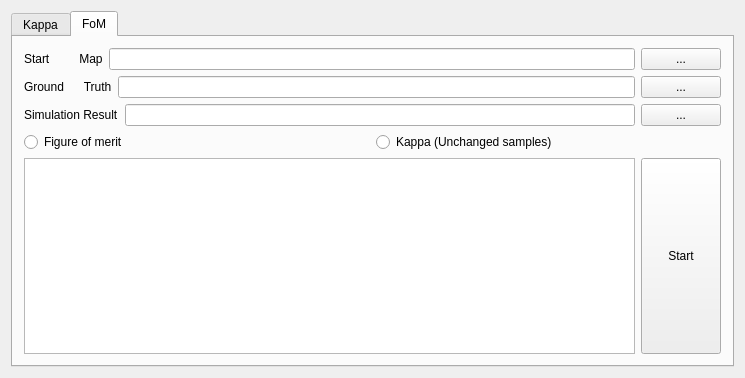
<?xml version="1.0" encoding="UTF-8"?>
<ui version="4.0">
 <class>KappaCalculate</class>
 <widget class="QWidget" name="KappaCalculate">
  <property name="geometry">
   <rect>
    <x>0</x>
    <y>0</y>
    <width>745</width>
    <height>378</height>
   </rect>
  </property>
  <property name="windowTitle">
   <string>KappaCalculate</string>
  </property>
  <layout class="QVBoxLayout" name="verticalLayout_3">
   <item>
    <widget class="QTabWidget" name="tabWidget">
     <property name="currentIndex">
      <number>1</number>
     </property>
     <widget class="QWidget" name="tab1">
      <attribute name="title">
       <string>Kappa</string>
      </attribute>
      <layout class="QVBoxLayout" name="verticalLayout_2">
       <item>
        <layout class="QHBoxLayout" name="horizontalLayout">
         <item>
          <widget class="QLabel" name="ground_turth_label">
           <property name="text">
            <string>Ground      Truth</string>
           </property>
          </widget>
         </item>
         <item>
          <widget class="QLineEdit" name="input_path_truth"/>
         </item>
         <item>
          <widget class="QPushButton" name="InputTurthBtn">
           <property name="text">
            <string>...</string>
           </property>
          </widget>
         </item>
        </layout>
       </item>
       <item>
        <layout class="QHBoxLayout" name="horizontalLayout_2">
         <item>
          <widget class="QLabel" name="label">
           <property name="text">
            <string>Simulation Result</string>
           </property>
          </widget>
         </item>
         <item>
          <widget class="QLineEdit" name="input_path_compared"/>
         </item>
         <item>
          <widget class="QPushButton" name="InputCompBtn">
           <property name="text">
            <string>...</string>
           </property>
          </widget>
         </item>
        </layout>
       </item>
       <item>
        <layout class="QHBoxLayout" name="horizontalLayout_5">
         <item>
          <layout class="QVBoxLayout" name="verticalLayout">
           <item>
            <layout class="QHBoxLayout" name="horizontalLayout_3">
             <item>
              <widget class="QRadioButton" name="radioButton_samplingRate">
               <property name="text">
                <string>Random Sampling</string>
               </property>
              </widget>
             </item>
             <item>
              <widget class="QRadioButton" name="radioButton_samplingAmount">
               <property name="text">
                <string>Unifom Sampling</string>
               </property>
              </widget>
             </item>
            </layout>
           </item>
           <item>
            <layout class="QHBoxLayout" name="horizontalLayout_4">
             <item>
              <widget class="QLabel" name="label_2">
               <property name="text">
                <string>Sampling rate for total valid pixels:</string>
               </property>
              </widget>
             </item>
             <item>
              <widget class="QSpinBox" name="spinBox_samplingRate"/>
             </item>
             <item>
              <spacer name="horizontalSpacer">
               <property name="orientation">
                <enum>Qt::Horizontal</enum>
               </property>
               <property name="sizeHint" stdset="0">
                <size>
                 <width>40</width>
                 <height>20</height>
                </size>
               </property>
              </spacer>
             </item>
             <item>
              <widget class="QLabel" name="label_3">
               <property name="text">
                <string>Numbers of sampling for each land use type:</string>
               </property>
              </widget>
             </item>
             <item>
              <widget class="QLineEdit" name="lineEdit_samplingAmout"/>
             </item>
            </layout>
           </item>
          </layout>
         </item>
         <item>
          <widget class="QPushButton" name="startBtn">
           <property name="minimumSize">
            <size>
             <width>0</width>
             <height>51</height>
            </size>
           </property>
           <property name="maximumSize">
            <size>
             <width>75</width>
             <height>51</height>
            </size>
           </property>
           <property name="text">
            <string>Start</string>
           </property>
          </widget>
         </item>
        </layout>
       </item>
       <item>
        <widget class="QTextEdit" name="textAccuracy"/>
       </item>
      </layout>
     </widget>
     <widget class="QWidget" name="tab2">
      <attribute name="title">
       <string>FoM</string>
      </attribute>
      <layout class="QVBoxLayout" name="verticalLayout_4">
       <item>
        <layout class="QHBoxLayout" name="horizontalLayout_8">
         <item>
          <widget class="QLabel" name="label_baseyear_FoM">
           <property name="text">
            <string>Start         Map</string>
           </property>
          </widget>
         </item>
         <item>
          <widget class="QLineEdit" name="input_path_baseyear"/>
         </item>
         <item>
          <widget class="QPushButton" name="InputBaseyearBtn_FoM">
           <property name="text">
            <string>...</string>
           </property>
          </widget>
         </item>
        </layout>
       </item>
       <item>
        <layout class="QHBoxLayout" name="horizontalLayout_6">
         <item>
          <widget class="QLabel" name="ground_turth_label_FoM">
           <property name="text">
            <string>Ground      Truth</string>
           </property>
          </widget>
         </item>
         <item>
          <widget class="QLineEdit" name="input_path_truth_2"/>
         </item>
         <item>
          <widget class="QPushButton" name="InputTurthBtn_FoM">
           <property name="text">
            <string>...</string>
           </property>
          </widget>
         </item>
        </layout>
       </item>
       <item>
        <layout class="QHBoxLayout" name="horizontalLayout_7">
         <item>
          <widget class="QLabel" name="label_endyear_FoM">
           <property name="text">
            <string>Simulation Result</string>
           </property>
          </widget>
         </item>
         <item>
          <widget class="QLineEdit" name="input_path_compared_2"/>
         </item>
         <item>
          <widget class="QPushButton" name="InputCompBtn_FoM">
           <property name="text">
            <string>...</string>
           </property>
          </widget>
         </item>
        </layout>
       </item>
       <item>
        <layout class="QHBoxLayout" name="horizontalLayout_10">
         <item>
          <widget class="QRadioButton" name="rbtnFoM">
           <property name="text">
            <string>Figure of merit</string>
           </property>
          </widget>
         </item>
         <item>
          <widget class="QRadioButton" name="rbtnKappa">
           <property name="text">
            <string>Kappa (Unchanged samples)</string>
           </property>
          </widget>
         </item>
        </layout>
       </item>
       <item>
        <layout class="QHBoxLayout" name="horizontalLayout_9">
         <item>
          <widget class="QTextEdit" name="textAccuracy_FoM"/>
         </item>
         <item>
          <widget class="QPushButton" name="btnStart_FoM">
           <property name="sizePolicy">
            <sizepolicy hsizetype="Minimum" vsizetype="Expanding">
             <horstretch>0</horstretch>
             <verstretch>0</verstretch>
            </sizepolicy>
           </property>
           <property name="minimumSize">
            <size>
             <width>0</width>
             <height>191</height>
            </size>
           </property>
           <property name="text">
            <string>Start</string>
           </property>
          </widget>
         </item>
        </layout>
       </item>
      </layout>
     </widget>
    </widget>
   </item>
  </layout>
 </widget>
 <layoutdefault spacing="6" margin="11"/>
 <resources/>
 <connections/>
</ui>
